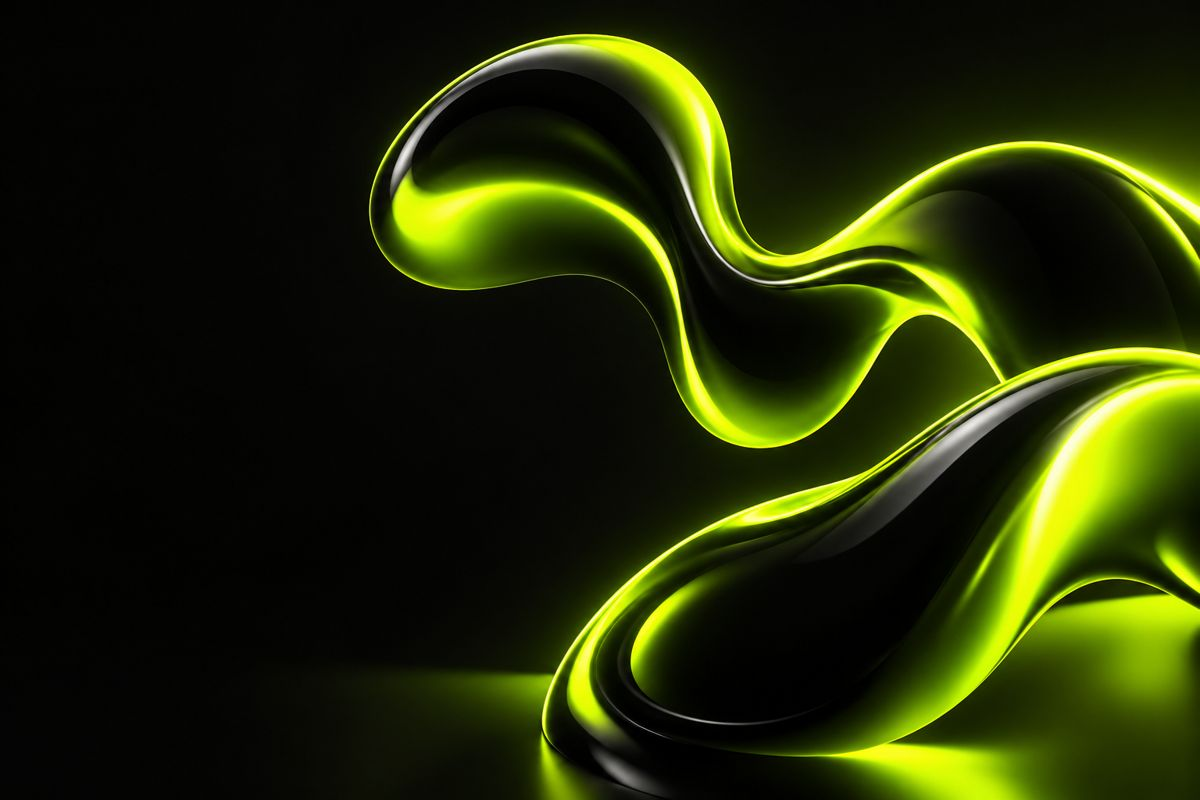
#> input picture src/assets/brand/hyperwood-liquid-artwork-1200.jpg, 1200 x 800 px, given in place of Lime-Tinted Rocket in Smoky Twilight-1.png, which was not available
$ python bake-works.py ../../src/assets/brand
#> lines starting #> are read from the running program, lines starting #| are printed output that depends on the picture
"""
The three pictures of How it works (landing/soar/works/WorksBlock.tsx): each given picture cut to the card's 4 by 5
(the whole of an upright one; of a wide one, the part with its subject) and written as WebP, 1120 and 640 wide, in
src/assets/works. They are smooth, dark gradients, which a lossy picture breaks into blocks and bands: so they are
written at a high quality over a dither of one level (seeded, so the files are the same each time).

  python scripts/works/bake-works.py <the folder with the given pictures>
"""
import os
import sys

import numpy as np
from PIL import Image

SRC = os.path.join(sys.argv[1], '')
OUT = os.path.join(os.path.dirname(os.path.abspath(__file__)), '..', '..', 'src', 'assets', 'works', '')
# each: the given file, and where its subject stands across it (a share of its width; only a wide picture is cut)
PICTURES = {
    'chain': ('Lime-Tinted Rocket in Smoky Twilight-1.png', 0.474),
    'private': ('Lime-lit profile in soft shadow-2.png', 0.5),
    'markets': ('Lime glints on a midnight wave-3.png', 0.5),
}
QUALITY = 96
DITHER = 1.0  # levels of 255, one standard deviation

rng = np.random.default_rng(7)
for key, (name, at) in PICTURES.items():
    im = Image.open(SRC + name).convert('RGB')
#> im is the input picture: PIL image 1200x800 RGB; mean R, G, B 34.4, 42.1, 6.2
    w, h = im.size
#> w = 1200; h = 800
    if w / h > 0.8:
        cw = round(h * 0.8)
#> cw = 640
        left = max(0, min(w - cw, round(w * at) - cw // 2))
#> left = 249
        im = im.crop((left, 0, left + cw, h))
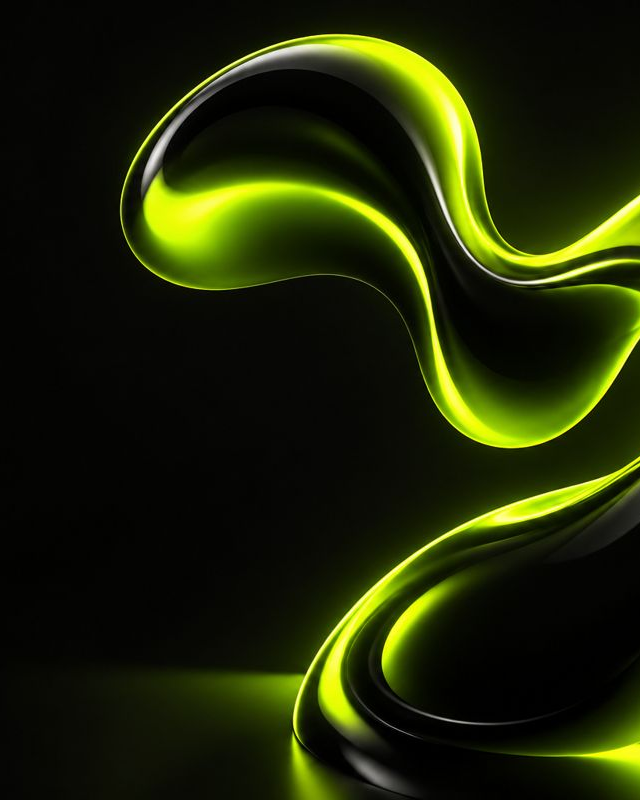
#> im: PIL image 640x800 RGB; mean R, G, B 30.5, 37.1, 6.4
    else:
        ch = round(w / 0.8)
        top = max(0, (h - ch) // 2)
        im = im.crop((0, top, w, top + ch))
    for width in (1120, 640):
        to = min(width, im.size[0]) if width == 1120 else width
        r = im.resize((to, round(to * 1.25)), Image.LANCZOS)
        x = np.asarray(r).astype(np.float32)
        x += rng.normal(0.0, DITHER, x.shape[:2])[..., None]
        r = Image.fromarray(np.clip(x + 0.5, 0, 255).astype(np.uint8))
        path = OUT + f'works-{key}-{width}.webp'
        r.save(path, 'WEBP', quality=QUALITY, method=6)
        print(os.path.basename(path), r.size, os.path.getsize(path))
#> pass 2 of the loop `for key, (name, at) in PICTURES.items():`:
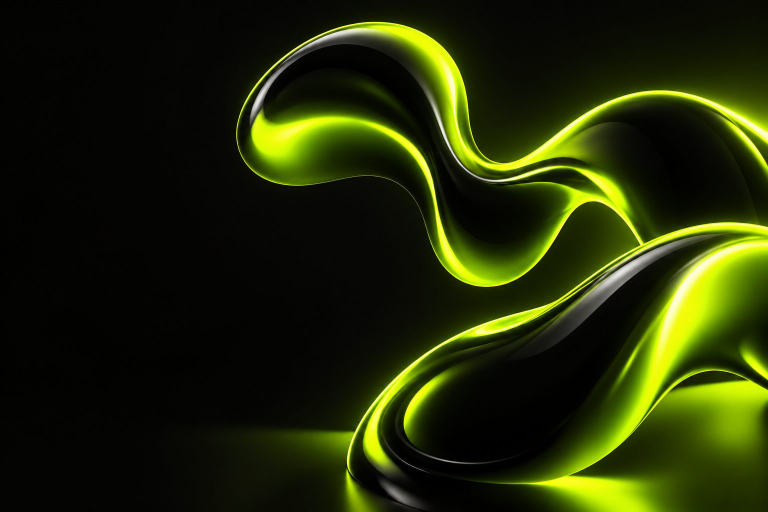
#> input picture src/assets/brand/hyperwood-liquid-artwork.jpg, 1536 x 1024 px, given in place of Lime-lit profile in soft shadow-2.png, which was not available (shown at 1/2 size)
#> im is the input picture: PIL image 1536x1024 RGB; mean R, G, B 34.5, 42, 6.2
#> `im = im.crop((left, 0, left + cw, h))`:
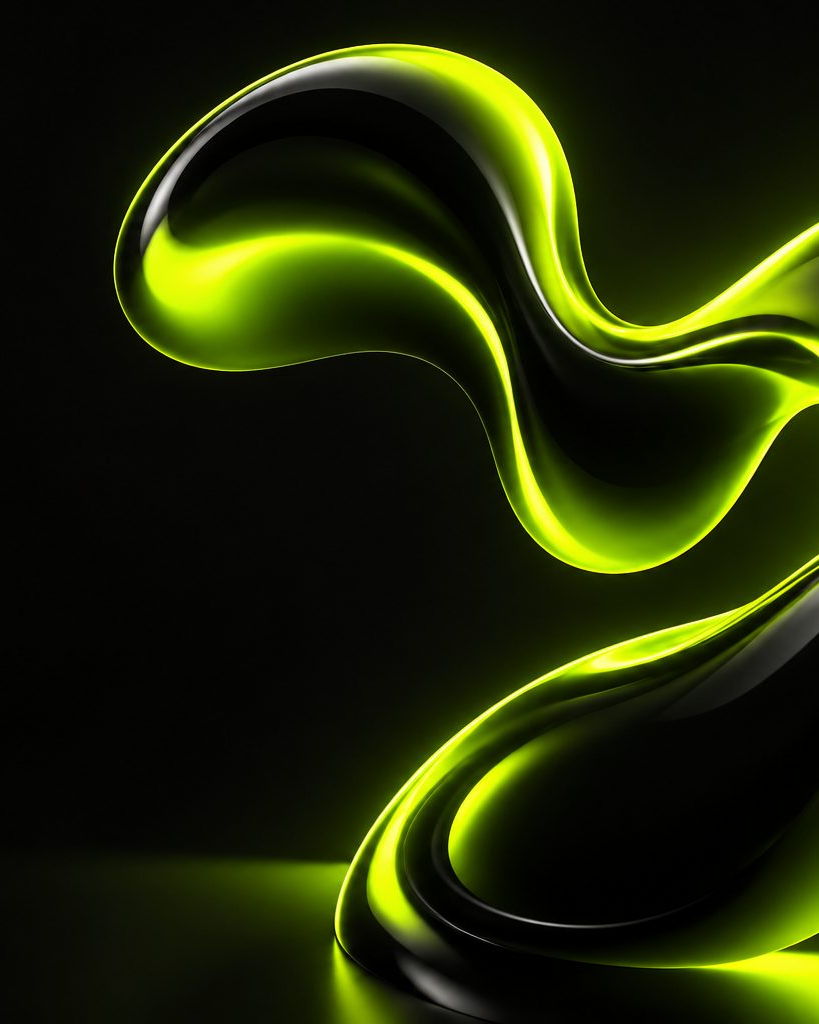
#> im: PIL image 819x1024 RGB; mean R, G, B 33.1, 40.2, 6.6
#> the loop `for width in (1120, 640):` made 2 passes
#| works-private-1120.webp (819, 1024) 94788
#| works-private-640.webp (640, 800) 63484
